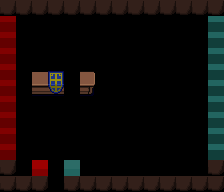

Tiled map render using the project's own tile images. Description and the whole map definition, tile-layer contents included, below:
An orthogonal 14x12 tile map with 16x16 px tiles, 3 tile layers (Base Layer, Ground Layer, Upper Layer), 2 tilesets and 9 objects (4x WorldObject, Entrance, Shop Slate, NPC_10, Cutscene_Entrance, ...).

<map version="1.10" tiledversion="1.10.2" orientation="orthogonal" renderorder="right-down" width="14" height="12" tilewidth="16" tileheight="16" infinite="0" nextlayerid="10" nextobjectid="49">
 <properties>
  <property name="BuildingID" type="int" value="31" />
  <property name="MapType" value="Town" />
  <property name="Shop" type="int" value="0" />
 </properties>
 <tileset firstgid="1" source="../Tilesets/tilesetHouses.tsx" />
 <tileset firstgid="521" source="../Tilesets/tsWalls_Floors.tsx" />
 <layer id="6" name="Base Layer" width="14" height="12">
  <data encoding="csv">
594,594,594,594,594,594,594,594,594,594,594,594,594,594,
594,773,773,773,773,773,773,773,773,773,773,773,773,594,
594,795,795,795,795,795,795,795,795,795,795,795,795,594,
594,817,817,817,817,817,817,817,817,817,817,817,817,594,
594,873,873,873,873,873,873,873,873,873,873,873,873,594,
594,873,873,873,873,873,873,873,873,873,873,873,873,594,
594,873,873,873,873,873,873,873,873,873,873,873,873,594,
594,873,873,873,873,873,873,873,873,873,873,873,873,594,
594,873,873,873,873,873,873,873,873,873,873,873,873,594,
594,873,873,873,873,873,873,873,873,873,873,873,873,594,
594,873,873,873,873,873,873,873,873,873,873,873,873,594,
594,594,594,873,594,594,594,594,594,594,594,594,594,594
</data>
 </layer>
 <layer id="7" name="Ground Layer" width="14" height="12">
  <data encoding="csv">
769,745,745,745,745,745,745,745,745,745,745,745,745,770,
743,766,767,767,767,767,767,767,767,767,767,767,768,742,
743,788,0,0,0,0,0,0,0,0,0,0,790,742,
743,810,811,811,811,811,811,811,811,811,811,811,812,742,
743,0,0,0,0,0,0,0,0,0,0,0,0,742,
743,368,444,445,0,446,0,0,0,0,0,0,0,742,
743,0,0,0,0,0,0,0,0,0,0,0,0,742,
743,0,0,0,0,0,0,0,0,0,0,0,0,742,
743,0,0,0,0,0,0,0,0,0,0,0,0,742,
743,0,0,0,0,0,0,0,0,0,0,0,0,742,
813,0,0,0,0,0,0,0,0,0,0,0,0,814,
0,0,747,0,749,0,0,0,0,0,0,0,0,0
</data>
 </layer>
 <layer id="8" name="Upper Layer" width="14" height="12">
  <data encoding="csv">
0,0,0,0,0,0,0,0,0,0,0,0,0,0,
0,0,0,0,0,0,0,0,0,0,0,0,0,0,
0,0,0,0,0,0,0,0,0,0,0,0,0,0,
0,0,0,0,0,0,0,0,0,0,0,0,0,0,
0,342,418,419,0,472,0,0,0,0,0,0,0,0,
0,0,0,0,0,0,0,0,0,0,0,0,0,0,
0,0,0,0,0,0,0,0,0,0,0,0,0,0,
0,0,0,0,0,0,0,0,0,0,0,0,0,0,
0,0,0,0,0,0,0,0,0,0,0,0,0,0,
0,0,0,0,0,0,0,0,0,0,0,0,0,0,
0,750,721,0,720,750,750,750,750,750,750,750,750,0,
0,0,0,748,0,0,0,0,0,0,0,0,0,0
</data>
 </layer>
 <objectgroup id="4" name="Travel Layer">
  <object id="1" name="Entrance" x="48" y="188" width="16" height="4">
   <properties>
    <property name="EntranceDir" value="Up" />
    <property name="Map" value="mapTown" />
   </properties>
  </object>
 </objectgroup>
 <objectgroup id="9" name="MapObject">
  <object id="35" name="WorldObject" x="19" y="135" width="32" height="16">
   <properties>
    <property name="ObjectID" type="int" value="140" />
   </properties>
  </object>
  <object id="38" name="WorldObject" x="160" y="144" width="48" height="16">
   <properties>
    <property name="ObjectID" type="int" value="141" />
   </properties>
  </object>
  <object id="45" name="WorldObject" x="160" y="144" width="48" height="16">
   <properties>
    <property name="ObjectID" type="int" value="141" />
   </properties>
  </object>
  <object id="42" name="WorldObject" x="160" y="64" width="32" height="16">
   <properties>
    <property name="ObjectID" type="int" value="152" />
   </properties>
  </object>
  <object id="48" name="Shop Slate" x="64" y="80" width="16" height="16">
   <properties>
    <property name="ObjectID" type="int" value="179" />
   </properties>
  </object>
 </objectgroup>
 <objectgroup id="5" name="Character Layer">
  <object id="18" name="NPC_10" x="112" y="32" width="16" height="16" />
  <object id="41" name="Cutscene_Entrance" x="48" y="160" width="16" height="16">
   <properties>
    <property name="ObjectID" type="int" value="92" />
   </properties>
  </object>
  <object id="47" name="Craft" x="160" y="80" width="16" height="16" />
 </objectgroup>
</map>
